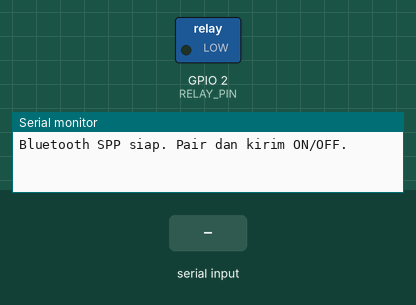
A sketch run on a simulated ESP32. On the bench: switched loads named in the sketch (green lamp = pin HIGH), the last lines printed to the serial monitor. The test bench sets the inputs (shaded band). Nothing arrives over Bluetooth unless stated.

Above: at 1.2 s.
1.3 s: "ON\n" received over the second serial link
At 2.3 s:
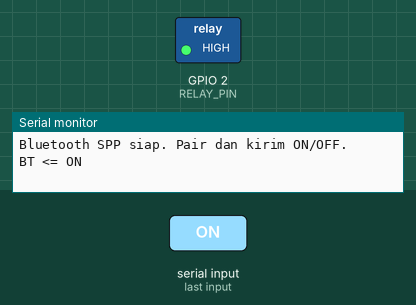
2.8 s: "OFF\n" received over the second serial link
At 3.4 s:
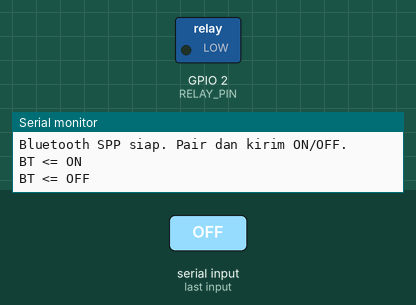
Timing chart, 0 to 5.8 s (numbered marks = the images above; inputs shaded):
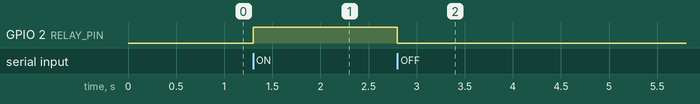

Measured:
- after the input at 1.3 s, GPIO 2 (RELAY_PIN): LOW → HIGH at once
- after the input at 2.8 s, GPIO 2 (RELAY_PIN): HIGH → LOW at once

The sketch:

bt_esp32.ino
```cpp
#include <BluetoothSerial.h>
BluetoothSerial SerialBT;

const int RELAY_PIN = 2; //led tertanam esp32s gpio02

void setup() {
  pinMode(RELAY_PIN, OUTPUT);
  digitalWrite(RELAY_PIN, LOW);

  Serial.begin(115200);
  SerialBT.begin("BT_AT-MO_PRODUCTION"); // nama Bluetooth
  Serial.println("Bluetooth SPP siap. Pair dan kirim ON/OFF.");
}

void loop() {
  // Jika ada data dari BT, echo ke Serial dan proses perintah
  if (SerialBT.available()) {
    String msg = SerialBT.readStringUntil('\n');
    msg.trim();
    Serial.print("BT <= "); Serial.println(msg);
    SerialBT.print("Echo: "); SerialBT.println(msg);

    if (msg.equalsIgnoreCase("ON")) {
      digitalWrite(RELAY_PIN, HIGH);
      SerialBT.println("Relay ON");
    } else if (msg.equalsIgnoreCase("OFF")) {
      digitalWrite(RELAY_PIN, LOW);
      SerialBT.println("Relay OFF");
    }
  }

  // Kirim data dari Serial ke BT (opsional)
  if (Serial.available()) {
    SerialBT.write(Serial.read());
  }
}
```
